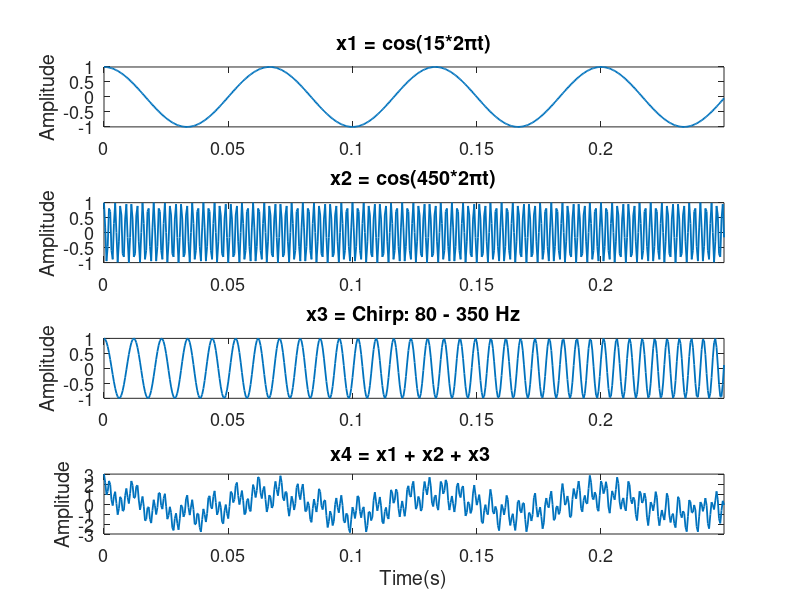
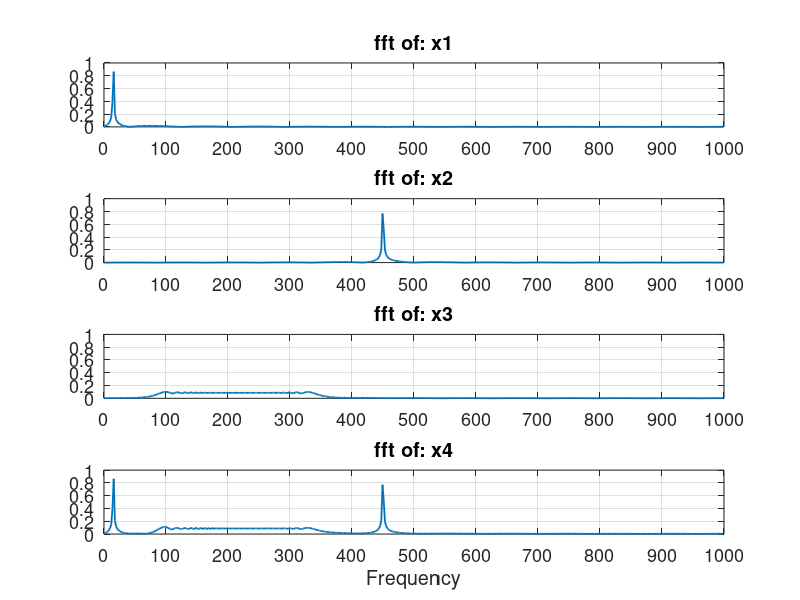

MATLAB code to generate these figures, in order:
%% Example2 of Fast fourier transform (with chirp)

clc
clear
close all
Fs = 2000;                    % Sampling frequency
T = 1/Fs;                     % Sampling period
L = 1000;                     % Length of signal
t = (0:L-1)*T;                % Time vector
x1 = cos(2*pi*15*t);          % First row : CW
x2 = cos(2*pi*450*t);         % Second row: CW
x3= chirp(t,80,0.5,350);      % Third row : chirp 80 - 350 Hz
titles_{1}='x1 = cos(15*2\pit)';
titles_{2}='x2 = cos(450*2\pit)';
titles_{3}='x3 = Chirp: 80 - 350 Hz';
titles_{4}='x4 = x1 + x2 + x3 ';

X = [x1;x2;x3;x2+x1+x3];
lim_t=500;
figure
for i = 1:4
    subplot(4,1,i)
    plot(t(1:lim_t),X(i,1:lim_t),'linewidth',1.3)
    title(titles_{i})
    set(gca,'Fontsize',13)
    ylabel('Amplitude')
%     title(['Row ',num2str(i),' in the Time Domain'])
xlim([0 t(lim_t)])
end
xlabel('Time(s)')
set(gcf, 'Units', 'Normalized', 'OuterPosition',  [  0.00 0.035 0.5 0.99])

n = 2^nextpow2(L);
dim = 2;

Y = fft(X,n,dim);
P2 = abs(Y/L);
P1 = P2(:,1:n/2+1);
P1(:,2:end-1) = 2*P1(:,2:end-1);
figure
for i=1:4
    subplot(4,1,i)
    plot(0:(Fs/n):(Fs/2-Fs/n),P1(i,1:n/2),'linewidth',1.3)
    title(['fft of: ','x',num2str(i)])
    ylim([0 1])
    set(gca,'Fontsize',13)
    xticks([0:100:1000])
    grid on
end
xlabel('Frequency')
set(gcf, 'Units', 'Normalized', 'OuterPosition',  [  0.00 0.035 0.5 0.99])

